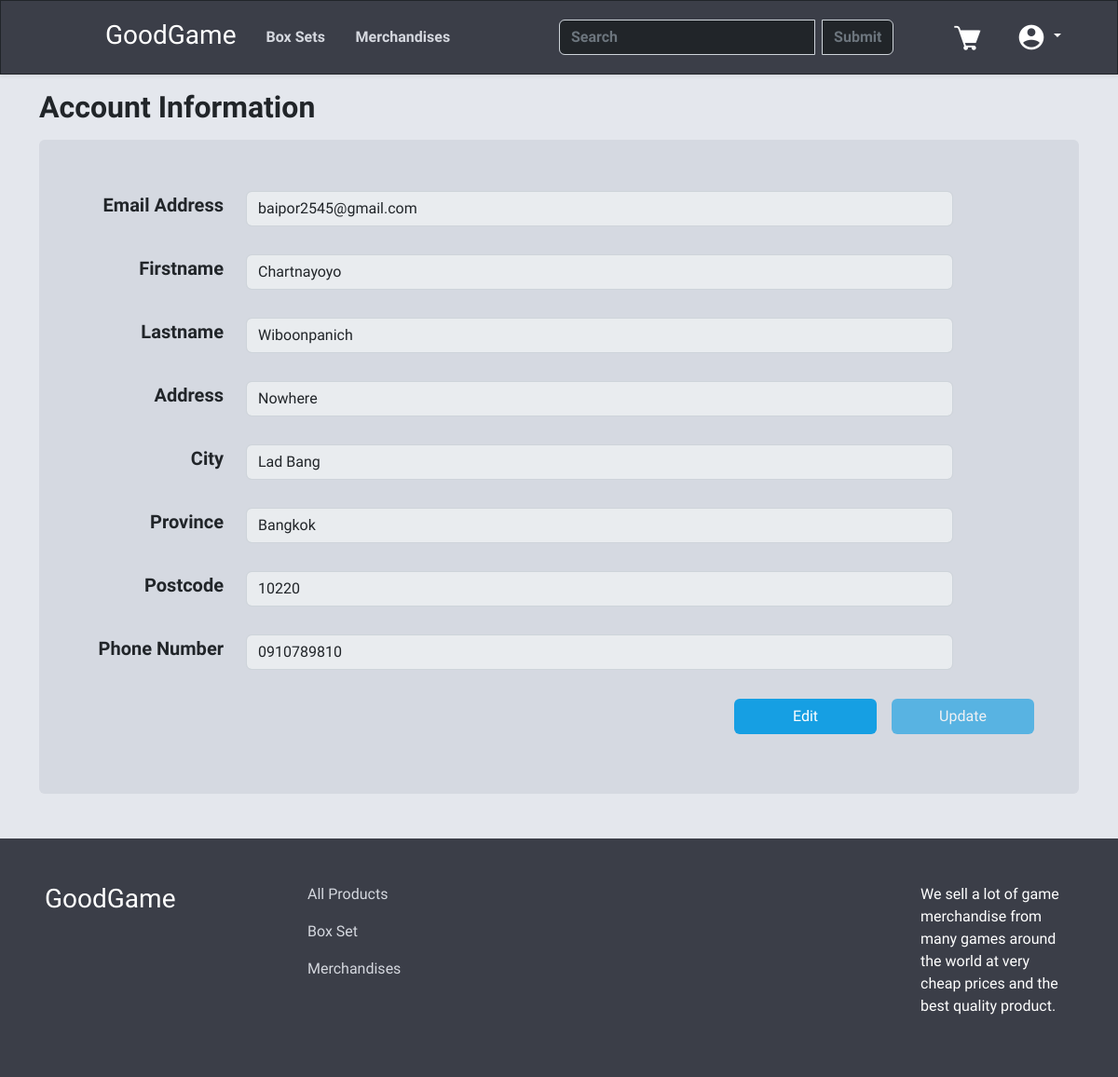
Before: /user.php (signed in) with the older database file.
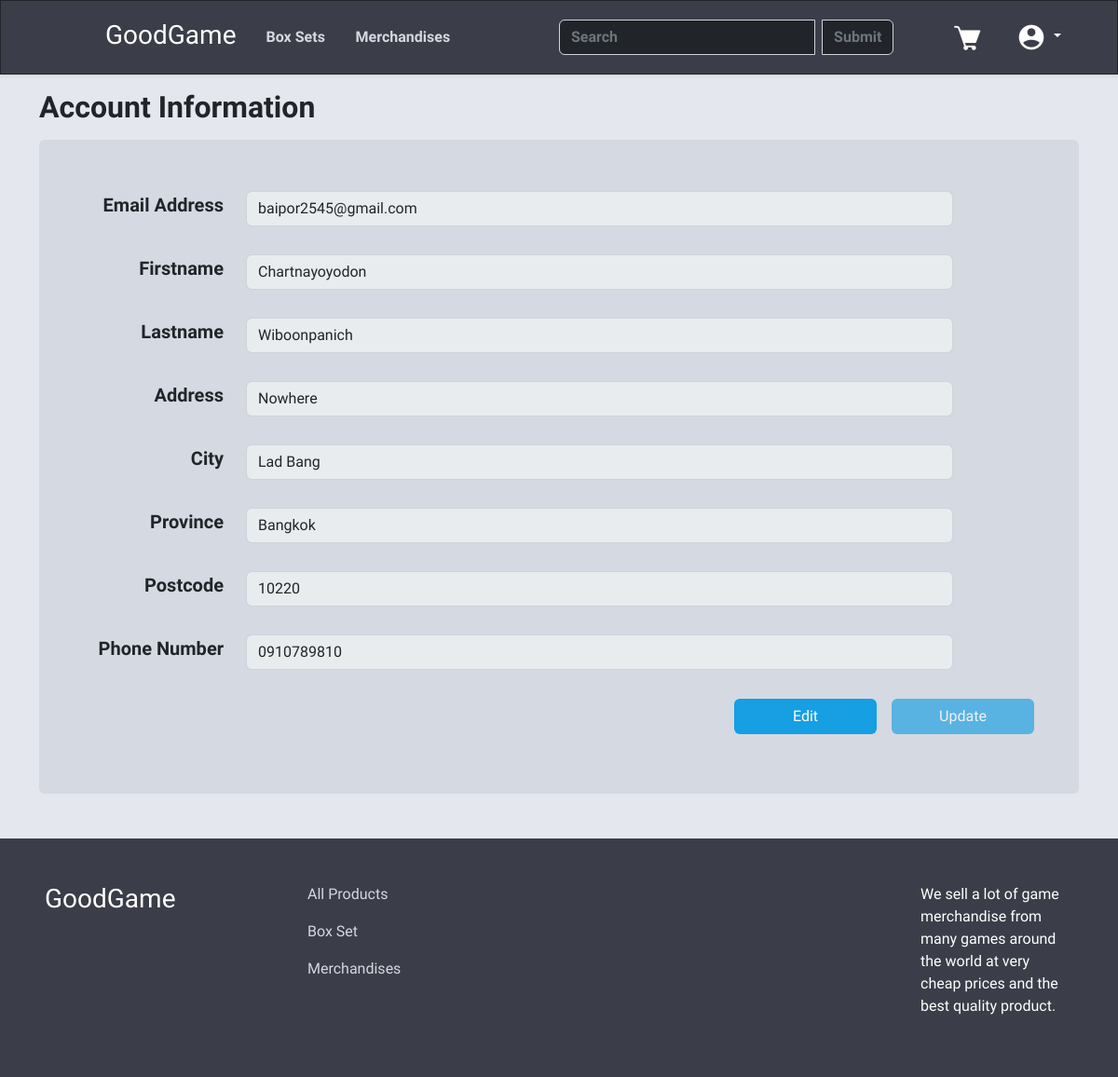
After: the same page with the newer database file.
### tables this page shows
CREATE TABLE "Customer" (
	"CustomerID"	INTEGER NOT NULL,
	"FirstName"	TEXT,
	"LastName"	TEXT,
	"Address"	TEXT,
	"City"	TEXT,
	"Province"	TEXT,
	"Postcode"	TEXT,
	"phonenumber"	TEXT,
	"Username"	TEXT,
	"Password"	TEXT,
	"Email"	TEXT,
	PRIMARY KEY("CustomerID" AUTOINCREMENT)
);

### user.php (the view, shortened to what this page needs)
<?php
include "navbar.php";
$sql = "SELECT * FROM Customer WHERE CustomerID =" . $_SESSION["ID"] . "";
$result = $db->query($sql);
?>
<html lang="en">
<head>
    <link rel="stylesheet" href="stylesuser.css">
    <link rel="stylesheet" href="stylesnavfoot.css">
</head>
<body>
    <?php
    while ($info = $result->fetchArray(SQLITE3_ASSOC)) {
        echo '<div class="container-fluid main-container">
        <div class="container">
            <h2 class="mt-3 mb-3 fw-bold">Account Information</h2>
            <div class="container account-div p-5 mb-5 rounded">
            <form action="' . htmlspecialchars($_SERVER["PHP_SELF"]) . '" method="post">
                <div class="row align-items-center mb-3">
                    <div class="col-2">
                        <h5 class="fw-bold text-end"><label for="infoemail" class="col-form-label">Email Address</label></h5>
                    </div>
                    <div class="col-9">
                        <input type="email" id="infoemail" class="form-control" value="' . $info["Email"] . '" disabled>
                    </div>
                </div>
                <div class="row align-items-center mb-3">
                    <div class="col-2">
                        <h5 class="fw-bold text-end"><label for="infofname" class="col-form-label">Firstname</label></h5>
                    </div>
                    <div class="col-9">
                        <input type="text" id="infofname" name="fname" class="form-control" value="' . $info["FirstName"] . '" disabled>
                    </div>
                </div>
                <div class="row align-items-center mb-3">
                    <div class="col-2">
                        <h5 class="fw-bold text-end"><label for="infolname" class="col-form-label">Lastname</label></h5>
                    </div>
                    <div class="col-9">
                        <input type="text" id="infolname" name="lname" class="form-control" value="' . $info["LastName"] . '" disabled>
                    </div>
                </div>
                <div class="row align-items-center mb-3">
                    <div class="col-2">
                        <h5 class="fw-bold text-end"><label for="infoaddress" class="col-form-label">Address</label></h5>
                    </div>
                    <div class="col-9">
                        <input type="text" id="infoaddress" name="address" class="form-control" value="' . $info["Address"] . '" disabled>
                    </div>
                </div>
                <div class="row align-items-center mb-3">
                    <div class="col-2">
                        <h5 class="fw-bold text-end"><label for="infocity" class="col-form-label">City</label></h5>
                    </div>
                    <div class="col-9">
                        <input type="text" id="infocity" name="city" class="form-control" value="' . $info["City"] . '" disabled>
                    </div>
                </div>
                <div class="row align-items-center mb-3">
                    <div class="col-2">
                        <h5 class="fw-bold text-end"><label for="infoprovince" class="col-form-label">Province</label></h5>
                    </div>
                    <div class="col-9">
                        <input type="text" id="infoprovince" name="province" class="form-control" value="' . $info["Province"] . '" disabled>
                    </div>
                </div>
                <div class="row align-items-center mb-3">
                    <div class="col-2">
                        <h5 class="fw-bold text-end"><label for="infopostcode" class="col-form-label">Postcode</label></h5>
                    </div>
                    <div class="col-9">
                        <input type="text" id="infopostcode" name="postcode" class="form-control" value="' . $info["Postcode"] . '" disabled>
                    </div>
                </div>
                <div class="row align-items-center mb-4">
                    <div class="col-2">
                        <h5 class="fw-bold text-end"><label for="infophone" class="col-form-label">Phone Number</label></h5>
                    </div>
                    <div class="col-9">
                        <input type="text" id="infophone" name="phone" class="form-control" value="' . $info["phonenumber"] . '" disabled>
                    </div>
                </div>
    <div class="d-flex justify-content-end">
        <button onclick="edit_info()" id="edit" class="btn btn-primary change-button me-3">Edit</button>
            <button type="submit" class="btn btn-primary change-button" id="submit" disabled>Update</button>
        </form>
        </div>
        </div>
        </div>
        </div>';
    } ?>
    <footer class="main-navbar">
        <div class="container-fluid p-5">
            <div class="row">
                <div class="col-3">
                    <h3><a class="nav-link text-white" href="index.php">GoodGame</a></h3>
                </div>
                <div class="col-7">
                    <a class="nav-link web-text-color pb-3" href="filter.php">All Products</a>
                    <a class="nav-link web-text-color pb-3" href="filter.php?filter_type=Box Set">Box Set</a>
                    <a class="nav-link web-text-color pb-3" href="filter.php?filter_type=Merchandise">Merchandises</a>
                </div>
                <div class="col-2">
                    <p class="text-white">We sell a lot of game merchandise from many games around the world at very cheap prices and the best quality product.</p>
                </div>
            </div>
        </div>
    </footer>
</body>
</html>

### navbar.php (shortened to what this page needs)
<html lang="en">
<head>
    <link href="stylesnavfoot.css" rel="stylesheet">
    <link href="https://cdn.jsdelivr.net/npm/bootstrap@5.2.2/dist/css/bootstrap.min.css" rel="stylesheet">
</head>
<body>
    <nav class="navbar sticky-top main-navbar shadow-sm border border-dark">
        <ul class="nav me-auto ms-5">
            <li class="nav-item ms-5 mt-1">
                <h3><a class="nav-link text-white" href="index.php">GoodGame</a></h3>
            </li>
            <li class="nav-item me-5">
                <a class='nav-link web-text-color fw-bold text-in-nav' href='filter.php?filter_type=Box Set'>Box Sets</a>
            </li>
            <li class="nav-item ms-5">
                <a class="nav-link web-text-color fw-bold text-in-nav" href="filter.php?filter_type=Merchandise">Merchandises</a>
            </li>
        </ul>
        <form class="d-flex text-in-nav search-nav" role="search" method="post" action="filter.php">
            <?php
            echo "<div class='input-group'>";
            echo "<input class='form-control me-2 text-white bg-dark fw-bold' type='text' placeholder='Search' aria-label='Search' name='searchName' value='" . $_SESSION['searchName'] . "'>";
            echo "<input type='submit' name='submitName' class='btn btn-outline-secondary search-button-nav fw-bold' value='Submit'>";
            echo "</div>";
            ?>
        </form>
        <?php
        if (!isset($_SESSION["email"])) {
            echo '<ul class="nav me-5">
                        <li class="nav-item">
                            <a class="nav-link web-text-color fw-bold" href="signup.php">Sign Up</a>
                        </li>
                        <li class="nav-item">
                            <a class="nav-link web-text-color fw-bold" href="login.php">Log In</a>
                        </li>
                    </ul>';
        } else {
            $sent = htmlspecialchars($_SERVER["PHP_SELF"]);
            echo '<a href="#"><img src="image/webelement/cart.png" alt="" class="me-4"></a>';
            echo '<div class="dropdown me-5">
            <a class="btn btn-secondary dropdown-toggle user-dropdown" href="#" role="button" id="dropdownMenuLink" data-bs-toggle="dropdown" aria-expanded="false">
                <img src="image/webelement/user.png" alt="">
            </a>
            <ul class="dropdown-menu dropdown-menu-end user-dropdown-list shadow-sm">
                <li><a class="dropdown-item text-white user-dropdown-list-item mt-2" href="user.php">Account</a></li>
                <li><a class="dropdown-item text-white user-dropdown-list-item" href="purchases.php">Purchases</a></li>
                <li><a class="dropdown-item text-white user-dropdown-list-item" href="wishlist.php">Wish List</a></li>
                <li>
                    <form action="' . $sent . '" method="post">
                        <input type="hidden" name="logout">
                        <a class="dropdown-item text-white user-dropdown-list-item" onclick="this.parentNode.submit();">Log Out</a>
                    </form>
                </li>
            </ul>
        </div>';
        }
        ?>
    </nav>
</body>
</html>

### stylesnavfoot.css (style rules this page uses)
.web-text-color { color: rgba(213, 216, 223) !important; }
.main-navbar { background-color: rgba(59, 62, 72); }
.text-in-nav { margin: 0; position: absolute; top: 50%; transform: translateY(-50%); }
.search-nav { margin-left: 50%; width: 30%; }
.user-dropdown { background-color: transparent !important; border: none !important; }
.search-button-nav { background-color: rgb(33, 37, 41) !important; border-color: rgb(206, 212, 218) !important; }

### stylesuser.css (style rules this page uses)
body { font-family: 'Chakra Petch', sans-serif !important; }
.main-container { background-color: rgb(228, 231, 237); display: flex; min-height: 70%; }
.account-div { background-color: rgb(213, 217, 225) !important; }
.change-button { width: 15%; background-color: rgb(22, 159, 227) !important; border-color: transparent !important; }

Changed rows visible on the page:
changed customer "baipor2545@gmail.com": fname "Chartnayoyo" → "Chartnayoyodon"
